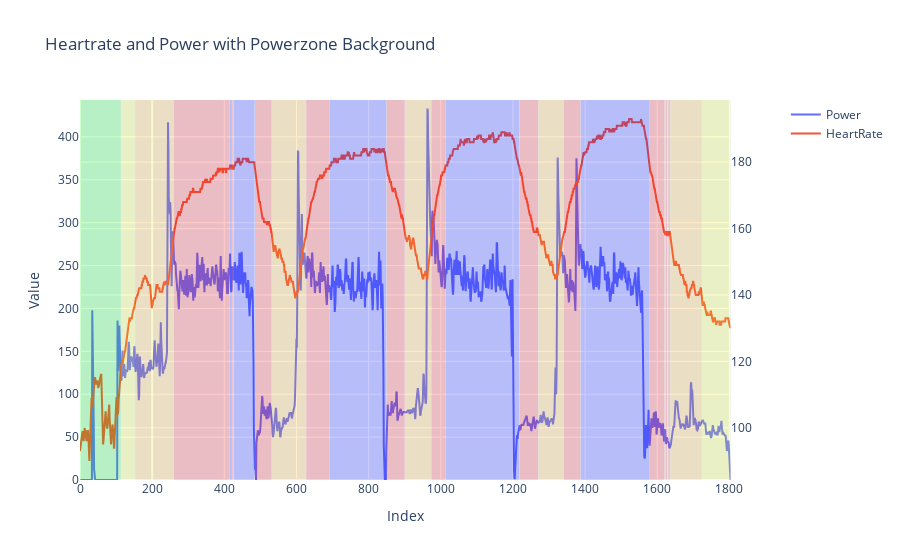

Notebook code cell kept with this figure:
### Code cell
# Erstelle ein Plotly-Figure-Objekt
fig = go.Figure()

# Erstelle ein Plotly-Figure-Objekt mit zwei y-Achsen
fig = make_subplots(specs=[[{"secondary_y": True}]])

# Füge die Power-Daten zum Diagramm hinzu
fig.add_trace(go.Scatter(x=df.index, y=df['PowerOriginal'], mode='lines', name='Power'), secondary_y=False)

# Füge die Heartrate-Daten zum Diagramm hinzu
fig.add_trace(go.Scatter(x=df.index, y=df['HeartRate'], mode='lines', name='HeartRate'), secondary_y=True)

# Define the zones and colors
zone_colors = {
    1: 'rgba(0, 255, 0, 0.2)',    # Green
    2: 'rgba(255, 255, 0, 0.2)',  # Yellow
    3: 'rgba(255, 165, 0, 0.2)',  # Orange
    4: 'rgba(255, 0, 0, 0.2)',    # Red
    5: 'rgba(0, 0, 255, 0.2)'     # Blue
}

# Add shapes for each powerzone segment
prev_zone = None
start_idx = None

for idx, row in df.iterrows():
    current_zone = row['PowerZone']
    
    if prev_zone is None:
        # Initial case
        start_idx = idx
        prev_zone = current_zone
    elif current_zone != prev_zone:
        # Zone change
        fig.add_shape(
            type="rect",
            xref="x",
            yref="paper",
            x0=start_idx,
            y0=0,
            x1=idx - 1,  # End at the previous index
            y1=1,
            fillcolor=zone_colors[prev_zone],
            line=dict(width=0)
        )
        # Reset start index and previous zone
        start_idx = idx
        prev_zone = current_zone

# Add the last segment
fig.add_shape(
    type="rect",
    xref="x",
    yref="paper",
    x0=start_idx,
    y0=0,
    x1=df.index[-1],
    y1=1,
    fillcolor=zone_colors[prev_zone],
    line=dict(width=0)
)

# Update layout
fig.update_layout(
    title='Heartrate and Power with Powerzone Background',
    xaxis_title='Index',
    yaxis_title='Value',
    yaxis=dict(
        range=[0, max(df['HeartRate'].max(), df['PowerOriginal'].max()) + 10]
    )
)

print(power_zones)

# Diagramm anzeigen
fig.show()

### Figure 1 — Plotly figure (JSON) as saved in the notebook; plotly's stock layout.template omitted (floating-point values rounded to 4 significant figures; data arrays with more than 128 entries replaced by an {"elided": "..."} marker saying what was removed)
{"data": [{"mode": "lines", "name": "Power", "type": "scatter", "x": {"elided": "1804 int values"}, "xaxis": "x", "y": {"elided": "1804 int values"}, "yaxis": "y"}, {"mode": "lines", "name": "HeartRate", "type": "scatter", "x": {"elided": "1804 int values"}, "xaxis": "x", "y": {"elided": "1804 int values"}, "yaxis": "y2"}], "layout": {"shapes": [{"fillcolor": "rgba(0, 255, 0, 0.2)", "line": {"width": 0}, "type": "rect", "x0": 0, "x1": 113, "xref": "x", "y0": 0, "y1": 1, "yref": "paper"}, {"fillcolor": "rgba(255, 255, 0, 0.2)", "line": {"width": 0}, "type": "rect", "x0": 114, "x1": 152, "xref": "x", "y0": 0, "y1": 1, "yref": "paper"}, {"fillcolor": "rgba(255, 165, 0, 0.2)", "line": {"width": 0}, "type": "rect", "x0": 153, "x1": 197, "xref": "x", "y0": 0, "y1": 1, "yref": "paper"}, {"fillcolor": "rgba(255, 255, 0, 0.2)", "line": {"width": 0}, "type": "rect", "x0": 198, "x1": 202, "xref": "x", "y0": 0, "y1": 1, "yref": "paper"}, {"fillcolor": "rgba(255, 165, 0, 0.2)", "line": {"width": 0}, "type": "rect", "x0": 203, "x1": 259, "xref": "x", "y0": 0, "y1": 1, "yref": "paper"}, {"fillcolor": "rgba(255, 0, 0, 0.2)", "line": {"width": 0}, "type": "rect", "x0": 260, "x1": 415, "xref": "x", "y0": 0, "y1": 1, "yref": "paper"}, {"fillcolor": "rgba(0, 0, 255, 0.2)", "line": {"width": 0}, "type": "rect", "x0": 416, "x1": 421, "xref": "x", "y0": 0, "y1": 1, "yref": "paper"}, {"fillcolor": "rgba(255, 0, 0, 0.2)", "line": {"width": 0}, "type": "rect", "x0": 422, "x1": 426, "xref": "x", "y0": 0, "y1": 1, "yref": "paper"}, {"fillcolor": "rgba(0, 0, 255, 0.2)", "line": {"width": 0}, "type": "rect", "x0": 427, "x1": 484, "xref": "x", "y0": 0, "y1": 1, "yref": "paper"}, {"fillcolor": "rgba(255, 0, 0, 0.2)", "line": {"width": 0}, "type": "rect", "x0": 485, "x1": 531, "xref": "x", "y0": 0, "y1": 1, "yref": "paper"}, {"fillcolor": "rgba(255, 165, 0, 0.2)", "line": {"width": 0}, "type": "rect", "x0": 532, "x1": 626, "xref": "x", "y0": 0, "y1": 1, "yref": "paper"}, {"fillcolor": "rgba(255, 0, 0, 0.2)", "line": {"width": 0}, "type": "rect", "x0": 627, "x1": 691, "xref": "x", "y0": 0, "y1": 1, "yref": "paper"}, {"fillcolor": "rgba(0, 0, 255, 0.2)", "line": {"width": 0}, "type": "rect", "x0": 692, "x1": 849, "xref": "x", "y0": 0, "y1": 1, "yref": "paper"}, {"fillcolor": "rgba(255, 0, 0, 0.2)", "line": {"width": 0}, "type": "rect", "x0": 850, "x1": 900, "xref": "x", "y0": 0, "y1": 1, "yref": "paper"}, {"fillcolor": "rgba(255, 165, 0, 0.2)", "line": {"width": 0}, "type": "rect", "x0": 901, "x1": 973, "xref": "x", "y0": 0, "y1": 1, "yref": "paper"}, {"fillcolor": "rgba(255, 0, 0, 0.2)", "line": {"width": 0}, "type": "rect", "x0": 974, "x1": 1012, "xref": "x", "y0": 0, "y1": 1, "yref": "paper"}, {"fillcolor": "rgba(0, 0, 255, 0.2)", "line": {"width": 0}, "type": "rect", "x0": 1013, "x1": 1217, "xref": "x", "y0": 0, "y1": 1, "yref": "paper"}, {"fillcolor": "rgba(255, 0, 0, 0.2)", "line": {"width": 0}, "type": "rect", "x0": 1218, "x1": 1270, "xref": "x", "y0": 0, "y1": 1, "yref": "paper"}, {"fillcolor": "rgba(255, 165, 0, 0.2)", "line": {"width": 0}, "type": "rect", "x0": 1271, "x1": 1340, "xref": "x", "y0": 0, "y1": 1, "yref": "paper"}, {"fillcolor": "rgba(255, 0, 0, 0.2)", "line": {"width": 0}, "type": "rect", "x0": 1341, "x1": 1387, "xref": "x", "y0": 0, "y1": 1, "yref": "paper"}, {"fillcolor": "rgba(0, 0, 255, 0.2)", "line": {"width": 0}, "type": "rect", "x0": 1388, "x1": 1579, "xref": "x", "y0": 0, "y1": 1, "yref": "paper"}, {"fillcolor": "rgba(255, 0, 0, 0.2)", "line": {"width": 0}, "type": "rect", "x0": 1580, "x1": 1620, "xref": "x", "y0": 0, "y1": 1, "yref": "paper"}, {"fillcolor": "rgba(255, 165, 0, 0.2)", "line": {"width": 0}, "type": "rect", "x0": 1621, "x1": 1623, "xref": "x", "y0": 0, "y1": 1, "yref": "paper"}, {"fillcolor": "rgba(255, 0, 0, 0.2)", "line": {"width": 0}, "type": "rect", "x0": 1624, "x1": 1627, "xref": "x", "y0": 0, "y1": 1, "yref": "paper"}, {"fillcolor": "rgba(255, 165, 0, 0.2)", "line": {"width": 0}, "type": "rect", "x0": 1628, "x1": 1630, "xref": "x", "y0": 0, "y1": 1, "yref": "paper"}, {"fillcolor": "rgba(255, 0, 0, 0.2)", "line": {"width": 0}, "type": "rect", "x0": 1631, "x1": 1635, "xref": "x", "y0": 0, "y1": 1, "yref": "paper"}, {"fillcolor": "rgba(255, 165, 0, 0.2)", "line": {"width": 0}, "type": "rect", "x0": 1636, "x1": 1723, "xref": "x", "y0": 0, "y1": 1, "yref": "paper"}, {"fillcolor": "rgba(255, 255, 0, 0.2)", "line": {"width": 0}, "type": "rect", "x0": 1724, "x1": 1803, "xref": "x", "y0": 0, "y1": 1, "yref": "paper"}], "title": {"text": "Heartrate and Power with Powerzone Background"}, "xaxis": {"anchor": "y", "domain": [0, 0.94], "title": {"text": "Index"}}, "yaxis": {"anchor": "x", "domain": [0, 1], "range": [0, 443], "title": {"text": "Value"}}, "yaxis2": {"anchor": "x", "overlaying": "y", "side": "right"}}}
